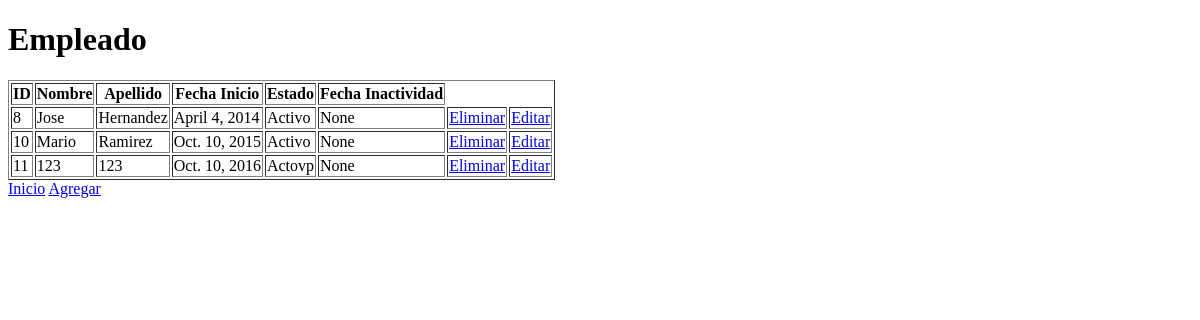
Page /empleado/ on the earlier database version.
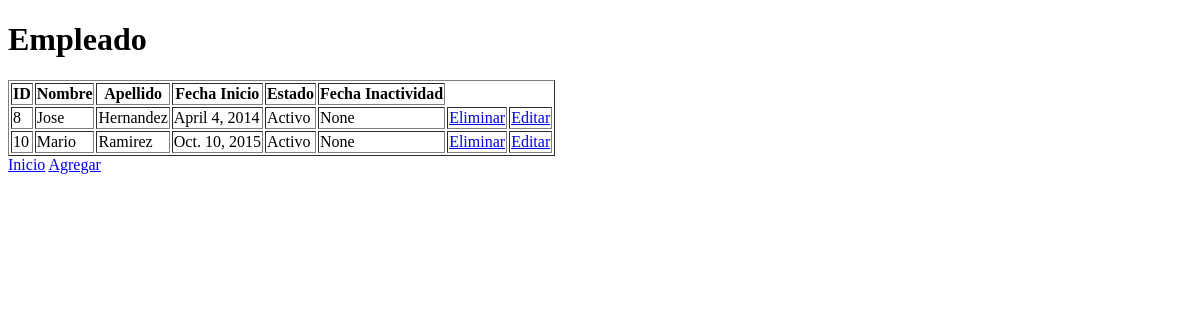
Same page on the later database version.
### main_app/models.py (models this page shows, shortened)
class Empleado(models.Model):
    nombre = models.CharField(max_length=100)
    apellido = models.CharField(max_length=100)
    fechaInicio = models.DateField()
    estado = models.CharField(max_length=100)
    fechaInactividad = models.DateField(null=True)

### main_app/views.py (the view)
# urls.py: url(r'^empleado/', views.empleado_ver),
def empleado_ver(request):
    empleado_lista = Empleado.objects.all()
    form = EmpleadoForm()
    return render(request,'empleado.html',{'empleado_lista':empleado_lista,
    'form':form})

### main_app/templates/empleado.html (shortened to what this page needs)
{% load staticfiles %}
<!DOCTYPE html>
<html>
  <head>
  </head>
  <body>
  <h1>Empleado</h1>
  <TABLE BORDER="1">
    <TR>
   <TH>ID</TH>
   <TH>Nombre</TH>
   <TH>Apellido</TH>
   <TH>Fecha Inicio</TH>
   <TH>Estado</TH>
   <TH>Fecha Inactividad</TH>
    </TR>
    {% for i in empleado_lista %}
    <TR>
     <TD>{{ i.id }}</TD>
     <TD>{{ i.nombre }}</TD>
     <TD>{{ i.apellido }}</TD>
     <TD>{{ i.fechaInicio }}</TD>
     <TD>{{ i.estado }}</TD>
     <TD>{{ i.fechaInactividad }}</TD>
      <TD><a href="/eliminar_empleado/{{i.id}}/">Eliminar</TD>
      <TD><a href="/editar_empleado/{{i.id}}/">Editar</TD>
     </TR>
  {% endfor %}
  </TABLE>
    <a href="/index">Inicio</a>
    <a href="/post_empleado">Agregar</a>
  </body>
</html>

Differences in the rows shown:
removed Empleado: id "11", nombre "123", apellido "123", fechaInicio "Oct. 10, 2016", estado "Actovp", fechaInactividad "None"
